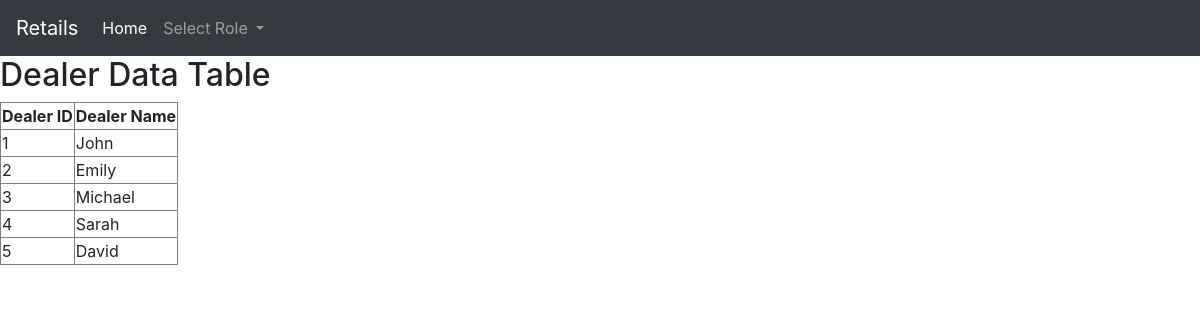
/distributor.php, run on the app's committed database.
### tables this page shows
CREATE TABLE `dealer` (
  `dealer_id` int(11) NOT NULL,
  `dealer_name` varchar(50) DEFAULT NULL
);

### distributor.php (the view, shortened to what this page needs)
<!doctype html>
<html lang="en">
  <head>
    <link rel="stylesheet" href="https://stackpath.bootstrapcdn.com/bootstrap/4.4.1/css/bootstrap.min.css">
  </head>
  <body>
<?php
include './header.php';
$servername="localhost";
$username="root";
$password="";
$dbname="retails";
$conn = mysqli_connect($servername, $username, $password, $dbname);
function fetchDealerData($conn) {
    $query = "SELECT dealer_id, dealer_name FROM dealer";
    $result = mysqli_query($conn, $query);
    if ($result) {
        $data = [];
        while ($row = mysqli_fetch_assoc($result)) {
            $data[] = $row;
        }
        return $data;
    }
    return null;
}
$dealerData = fetchDealerData($conn);
?>
<div>
    <h2>Dealer Data Table</h2>
    <table border="1">
        <thead>
            <tr>
                <th>Dealer ID</th>
                <th>Dealer Name</th>
            </tr>
        </thead>
        <tbody>
            <?php foreach ($dealerData as $row): ?>
                <tr>
                    <td><?php echo $row['dealer_id']; ?></td>
                    <td><?php echo $row['dealer_name']; ?></td>
                </tr>
            <?php endforeach; ?>
        </tbody>
    </table>
</div>
</body>
</html>

### data on the page
dealer: dealer_id "1", dealer_name "John"
dealer: dealer_id "2", dealer_name "Emily"
dealer: dealer_id "3", dealer_name "Michael"
dealer: dealer_id "4", dealer_name "Sarah"
dealer: dealer_id "5", dealer_name "David"
